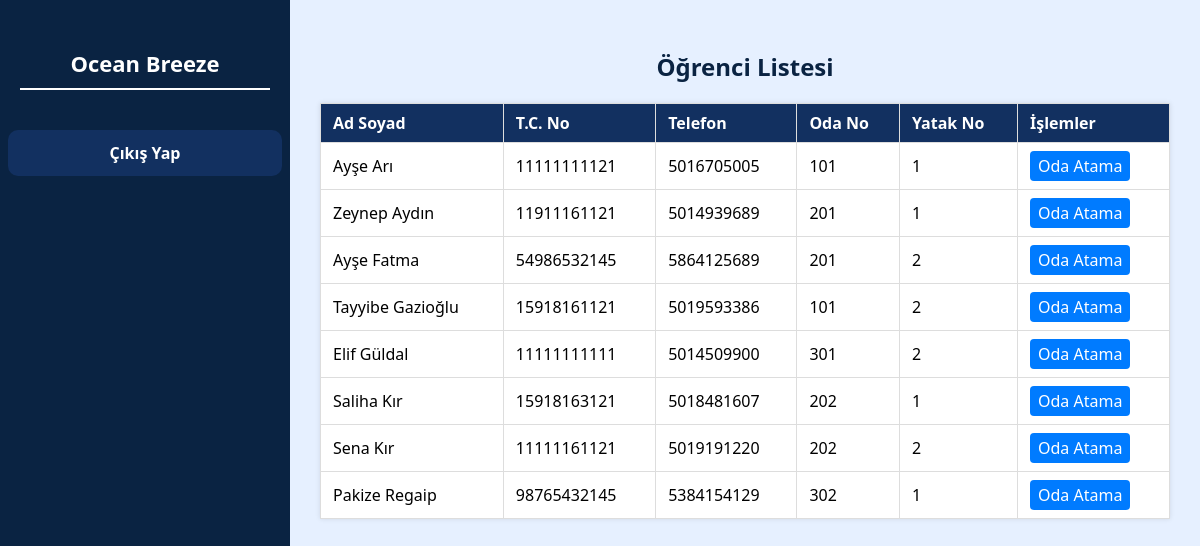
/students/list_it.php, run on the app's committed database.
### tables this page shows
CREATE TABLE `students` (
  `student_id` int(11) NOT NULL,
  `TC_no` char(11) NOT NULL,
  `first_name` varchar(50) NOT NULL,
  `last_name` varchar(50) NOT NULL,
  `birth_date` date DEFAULT NULL,
  `register_date` datetime DEFAULT current_timestamp(),
  `stud_telNo` varchar(15) DEFAULT NULL
);

CREATE TABLE `rooms` (
  `room_id` int(11) NOT NULL,
  `room_number` varchar(10) NOT NULL,
  `capacity` int(11) NOT NULL DEFAULT 2
);

CREATE TABLE `beds` (
  `bed_id` int(11) NOT NULL,
  `room_id` int(11) NOT NULL,
  `bed_no` tinyint(3) UNSIGNED NOT NULL
);

### students/list_it.php (the view, shortened to what this page needs)
<?php
require_once __DIR__ . '/../config/db.php';
$sql = "
  SELECT
    s.student_id,
    CONCAT(s.first_name,' ',s.last_name) AS full_name,
    s.TC_no      AS tc_no,
    s.stud_telNo AS phone,
    r.room_number,
    b.bed_no
  FROM students s
  LEFT JOIN room_assignments ra ON ra.student_id = s.student_id
  LEFT JOIN beds b               ON b.bed_id      = ra.bed_id
  LEFT JOIN rooms r              ON r.room_id     = b.room_id
  ORDER BY s.last_name, s.first_name
";
$students = $pdo->query($sql)->fetchAll(PDO::FETCH_ASSOC);
?>
<!DOCTYPE html>
<html lang="tr">
<head>
  <link rel="stylesheet" href="../assets/css/sidebar.css">
</head>
<body>
    <?php include "../includes/sidebar.php"; ?>
  <main class="content">
    <h2>Öğrenci Listesi</h2>
    <table>
      <thead>
        <tr>
          <th>Ad Soyad</th>
          <th>T.C. No</th>
          <th>Telefon</th>
          <th>Oda No</th>
          <th>Yatak No</th>
          <th>İşlemler</th>
        </tr>
      </thead>
      <tbody>
        <?php if (empty($students)): ?>
          <tr>
            <td colspan="6" style="text-align:center; padding:20px;">
              <em>Henüz kayıtlı öğrenci yok.</em>
            </td>
          </tr>
        <?php else: ?>
          <?php foreach ($students as $st): ?>
          <tr>
            <td><?= htmlspecialchars($st['full_name']) ?></td>
            <td><?= htmlspecialchars($st['tc_no']) ?></td>
            <td><?= htmlspecialchars($st['phone']     ?? '—') ?></td>
            <td><?= htmlspecialchars($st['room_number'] ?? '—') ?></td>
            <td><?= htmlspecialchars($st['bed_no']      ?? '—') ?></td>
            <td>
              <a
                href="room_assign.php?student_id=<?= $st['student_id'] ?>"
                class="btn"
              >Oda Atama</a>
            </td>
          </tr>
          <?php endforeach; ?>
        <?php endif; ?>
      </tbody>
    </table>
  </main>
</body>
</html>

### includes/sidebar.php (shortened to what this page needs)
<div class="sidebar">
    <h2>Ocean Breeze</h2>
    <a href="../public/logout.php" class="menu-button">Çıkış Yap</a>
</div>

### assets/css/sidebar.css (style rules this page uses)
.sidebar { width: 250px; background-color: #0a2342; color: white; padding: 30px 20px; display: flex; flex-direction: column; align-items: center; height: 100vh; position: sticky; top: 0; }
.sidebar h2 { font-size: 22px; margin-bottom: 40px; text-align: center; border-bottom: 2px solid white; padding-bottom: 10px; width: 100%; color: white; }
.menu-button { width: 100%; background-color: #123060; color: white; text-align: center; padding: 12px; border-radius: 10px; margin-bottom: 15px; text-decoration: none; font-weight: bold; transition: background-color 0.3s ease; }

### students/list_it.php (style rules this page uses)
html, body { height: 100%; font-family: 'Segoe UI', sans-serif; }
body { display: flex; font-family: 'Segoe UI', sans-serif; min-height: 100vh; background: #e6f0ff; box-sizing: border-box; margin:0; padding:0; }
main.content { flex: 1; padding: 30px; }
h2 { color: #0a2342; text-align: center; margin-bottom: 20px; }
table { width: 100%; border-collapse: collapse; background: #fff; box-shadow: 0 0 5px rgba(0,0,0,0.1); }
th, td { border: 1px solid #ddd; padding: 8px 12px; text-align: left; }
th { background-color: #123060; font-weight: 600; color: white; }
.btn { display: inline-block; padding: 4px 8px; background: #007bff; color: #fff; text-decoration: none; border-radius: 4px; }

### data on the page
students: full_name "Ayşe Arı", TC_no "11111111121", stud_telNo "5016705005", rooms.room_number "101", beds.bed_no "1"
students: full_name "Zeynep Aydın", TC_no "11911161121", stud_telNo "5014939689", rooms.room_number "201", beds.bed_no "1"
students: full_name "Ayşe Fatma", TC_no "54986532145", stud_telNo "5864125689", rooms.room_number "201", beds.bed_no "2"
students: full_name "Tayyibe Gazioğlu", TC_no "15918161121", stud_telNo "5019593386", rooms.room_number "101", beds.bed_no "2"
students: full_name "Elif Güldal", TC_no "11111111111", stud_telNo "5014509900", rooms.room_number "301", beds.bed_no "2"
students: full_name "Saliha Kır", TC_no "15918163121", stud_telNo "5018481607", rooms.room_number "202", beds.bed_no "1"
students: full_name "Sena Kır", TC_no "11111161121", stud_telNo "5019191220", rooms.room_number "202", beds.bed_no "2"
students: full_name "Pakize Regaip", TC_no "98765432145", stud_telNo "5384154129", rooms.room_number "302", beds.bed_no "1"
